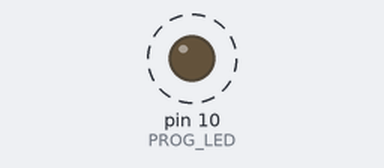
The sketch below on a simulated Arduino Uno, built with avr-gcc and run on an emulated ATmega328P. On the bench: output pins drawn as LEDs (lit = HIGH). Dashed ring = blinking.

Above: at 0.1 s.
Timing chart, 0 to 3.0 s (numbered marks = the images above):
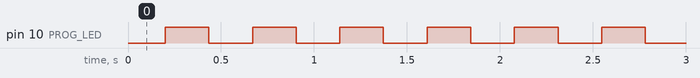

The sketch:

NWI1252-sender-1.ino
```cpp
// 9600 57600 works fine, 115200 not working


#include <SoftwareSerial.h>


#define SR_out_RX 4
#define SR_out_TX 5
#define BAUD_RATE 9600

#define PROG_LED 10


SoftwareSerial SR_out;

void setup() {
  pinMode(PROG_LED, OUTPUT);

  Serial.begin(9600);
  SR_out.begin(BAUD_RATE, SWSERIAL_8N1, SR_out_RX, SR_out_TX, false, 95, 11);

}


void loop() {
  delay(200);
  digitalWrite(PROG_LED, HIGH);
  SR_out.println("\nSoftware serial test started 1");

  delay(200);
  digitalWrite(PROG_LED, LOW);
  SR_out.println("\nSoftware serial test started 2");

  delay(200);
  digitalWrite(PROG_LED, HIGH);
  SR_out.println("\nSoftware serial test started 3");

  delay(200);
  digitalWrite(PROG_LED, LOW);
  SR_out.println("\nSoftware serial test started 4");
}
```

Measured:
- by itself, pin 10 (PROG_LED): alternates HIGH for 0.23 s and LOW for 0.23 s
